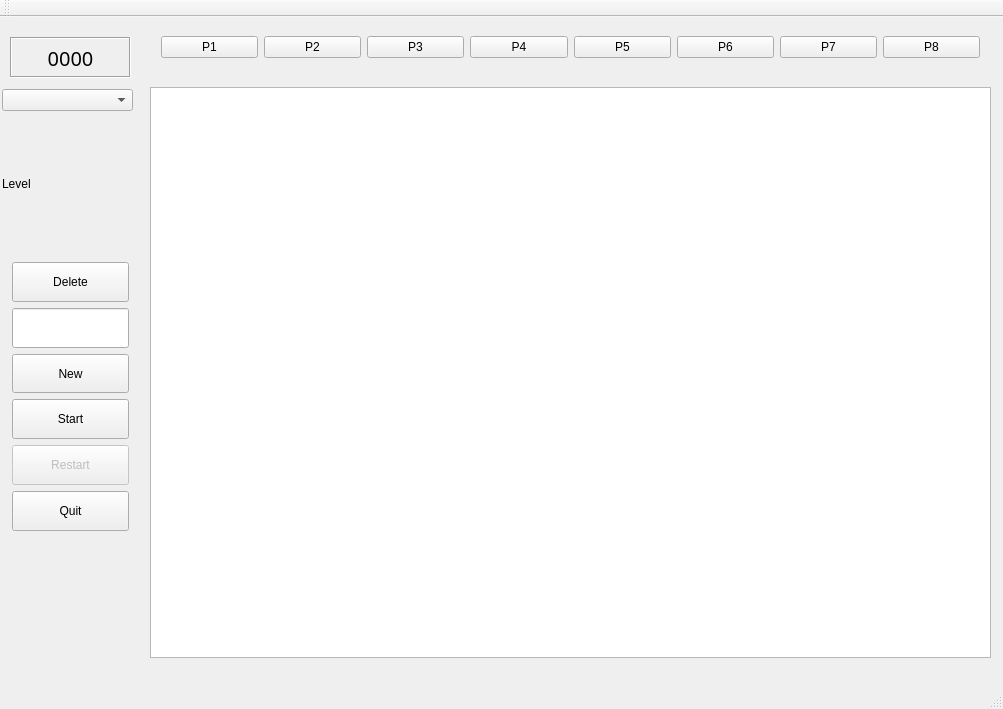
<?xml version="1.0" encoding="UTF-8"?>
<ui version="4.0">
 <class>MainWindow</class>
 <widget class="QMainWindow" name="MainWindow">
  <property name="geometry">
   <rect>
    <x>0</x>
    <y>0</y>
    <width>1003</width>
    <height>709</height>
   </rect>
  </property>
  <property name="windowTitle">
   <string>MainWindow</string>
  </property>
  <widget class="QWidget" name="centralWidget">
   <widget class="MyLawn" name="graphicsView">
    <property name="geometry">
     <rect>
      <x>150</x>
      <y>70</y>
      <width>841</width>
      <height>571</height>
     </rect>
    </property>
   </widget>
   <widget class="QLabel" name="pointsLabel">
    <property name="geometry">
     <rect>
      <x>10</x>
      <y>20</y>
      <width>121</width>
      <height>41</height>
     </rect>
    </property>
    <property name="font">
     <font>
      <family>Magneto</family>
      <pointsize>15</pointsize>
     </font>
    </property>
    <property name="frameShape">
     <enum>QFrame::Box</enum>
    </property>
    <property name="frameShadow">
     <enum>QFrame::Sunken</enum>
    </property>
    <property name="text">
     <string>0000</string>
    </property>
    <property name="alignment">
     <set>Qt::AlignCenter</set>
    </property>
   </widget>
   <widget class="QComboBox" name="userButton">
    <property name="geometry">
     <rect>
      <x>2</x>
      <y>72</y>
      <width>131</width>
      <height>22</height>
     </rect>
    </property>
    <property name="sizePolicy">
     <sizepolicy hsizetype="Preferred" vsizetype="Fixed">
      <horstretch>0</horstretch>
      <verstretch>0</verstretch>
     </sizepolicy>
    </property>
    <property name="maximumSize">
     <size>
      <width>16777215</width>
      <height>22</height>
     </size>
    </property>
   </widget>
   <widget class="QLabel" name="levelLabel">
    <property name="geometry">
     <rect>
      <x>2</x>
      <y>111</y>
      <width>131</width>
      <height>111</height>
     </rect>
    </property>
    <property name="sizePolicy">
     <sizepolicy hsizetype="Preferred" vsizetype="Preferred">
      <horstretch>0</horstretch>
      <verstretch>0</verstretch>
     </sizepolicy>
    </property>
    <property name="text">
     <string>Level</string>
    </property>
   </widget>
   <widget class="QWidget" name="layoutWidget">
    <property name="geometry">
     <rect>
      <x>150</x>
      <y>0</y>
      <width>841</width>
      <height>61</height>
     </rect>
    </property>
    <layout class="QHBoxLayout" name="horizontalLayout">
     <item>
      <widget class="QPushButton" name="p1_Button">
       <property name="toolTip">
        <string>Peashooter</string>
       </property>
       <property name="layoutDirection">
        <enum>Qt::LeftToRight</enum>
       </property>
       <property name="text">
        <string>P1</string>
       </property>
      </widget>
     </item>
     <item>
      <widget class="QPushButton" name="p2_Button">
       <property name="toolTip">
        <string>Sunflower</string>
       </property>
       <property name="text">
        <string>P2</string>
       </property>
      </widget>
     </item>
     <item>
      <widget class="QPushButton" name="p3_Button">
       <property name="toolTip">
        <string>Cherry Bomb</string>
       </property>
       <property name="text">
        <string>P3</string>
       </property>
      </widget>
     </item>
     <item>
      <widget class="QPushButton" name="p4_Button">
       <property name="toolTip">
        <string>Wall Nut</string>
       </property>
       <property name="text">
        <string>P4</string>
       </property>
      </widget>
     </item>
     <item>
      <widget class="QPushButton" name="p5_Button">
       <property name="toolTip">
        <string>Potato Mine</string>
       </property>
       <property name="text">
        <string>P5</string>
       </property>
      </widget>
     </item>
     <item>
      <widget class="QPushButton" name="p6_Button">
       <property name="toolTip">
        <string>Snow Pea</string>
       </property>
       <property name="text">
        <string>P6</string>
       </property>
      </widget>
     </item>
     <item>
      <widget class="QPushButton" name="p7_Button">
       <property name="toolTip">
        <string>Chomper</string>
       </property>
       <property name="text">
        <string>P7</string>
       </property>
      </widget>
     </item>
     <item>
      <widget class="QPushButton" name="p8_Button">
       <property name="toolTip">
        <string>Repeater</string>
       </property>
       <property name="text">
        <string>P8</string>
       </property>
      </widget>
     </item>
    </layout>
   </widget>
   <widget class="QWidget" name="layoutWidget">
    <property name="geometry">
     <rect>
      <x>1</x>
      <y>234</y>
      <width>139</width>
      <height>291</height>
     </rect>
    </property>
    <layout class="QVBoxLayout" name="verticalLayout_2">
     <item>
      <widget class="QPushButton" name="deleteButton">
       <property name="sizePolicy">
        <sizepolicy hsizetype="Minimum" vsizetype="Preferred">
         <horstretch>0</horstretch>
         <verstretch>0</verstretch>
        </sizepolicy>
       </property>
       <property name="text">
        <string>Delete</string>
       </property>
      </widget>
     </item>
     <item>
      <widget class="QLineEdit" name="lineEdit">
       <property name="sizePolicy">
        <sizepolicy hsizetype="Expanding" vsizetype="Preferred">
         <horstretch>0</horstretch>
         <verstretch>0</verstretch>
        </sizepolicy>
       </property>
       <property name="font">
        <font>
         <pointsize>13</pointsize>
        </font>
       </property>
      </widget>
     </item>
     <item>
      <widget class="QPushButton" name="newButton">
       <property name="sizePolicy">
        <sizepolicy hsizetype="Minimum" vsizetype="Preferred">
         <horstretch>0</horstretch>
         <verstretch>0</verstretch>
        </sizepolicy>
       </property>
       <property name="text">
        <string>New</string>
       </property>
      </widget>
     </item>
     <item>
      <widget class="QPushButton" name="startButton">
       <property name="sizePolicy">
        <sizepolicy hsizetype="Minimum" vsizetype="Preferred">
         <horstretch>0</horstretch>
         <verstretch>0</verstretch>
        </sizepolicy>
       </property>
       <property name="text">
        <string>Start</string>
       </property>
      </widget>
     </item>
     <item>
      <widget class="QPushButton" name="restartButton">
       <property name="enabled">
        <bool>false</bool>
       </property>
       <property name="sizePolicy">
        <sizepolicy hsizetype="Minimum" vsizetype="Preferred">
         <horstretch>0</horstretch>
         <verstretch>0</verstretch>
        </sizepolicy>
       </property>
       <property name="font">
        <font>
         <kerning>true</kerning>
        </font>
       </property>
       <property name="autoFillBackground">
        <bool>false</bool>
       </property>
       <property name="text">
        <string>Restart</string>
       </property>
       <property name="flat">
        <bool>false</bool>
       </property>
      </widget>
     </item>
     <item>
      <widget class="QPushButton" name="quitButton">
       <property name="sizePolicy">
        <sizepolicy hsizetype="Minimum" vsizetype="Preferred">
         <horstretch>0</horstretch>
         <verstretch>0</verstretch>
        </sizepolicy>
       </property>
       <property name="text">
        <string>Quit</string>
       </property>
      </widget>
     </item>
    </layout>
   </widget>
  </widget>
  <widget class="QMenuBar" name="menuBar">
   <property name="geometry">
    <rect>
     <x>0</x>
     <y>0</y>
     <width>1003</width>
     <height>26</height>
    </rect>
   </property>
  </widget>
  <widget class="QToolBar" name="mainToolBar">
   <attribute name="toolBarArea">
    <enum>TopToolBarArea</enum>
   </attribute>
   <attribute name="toolBarBreak">
    <bool>false</bool>
   </attribute>
  </widget>
  <widget class="QStatusBar" name="statusBar"/>
 </widget>
 <layoutdefault spacing="6" margin="11"/>
 <customwidgets>
  <customwidget>
   <class>MyLawn</class>
   <extends>QGraphicsView</extends>
   <header>mylawn.h</header>
  </customwidget>
 </customwidgets>
 <resources/>
 <connections/>
</ui>
